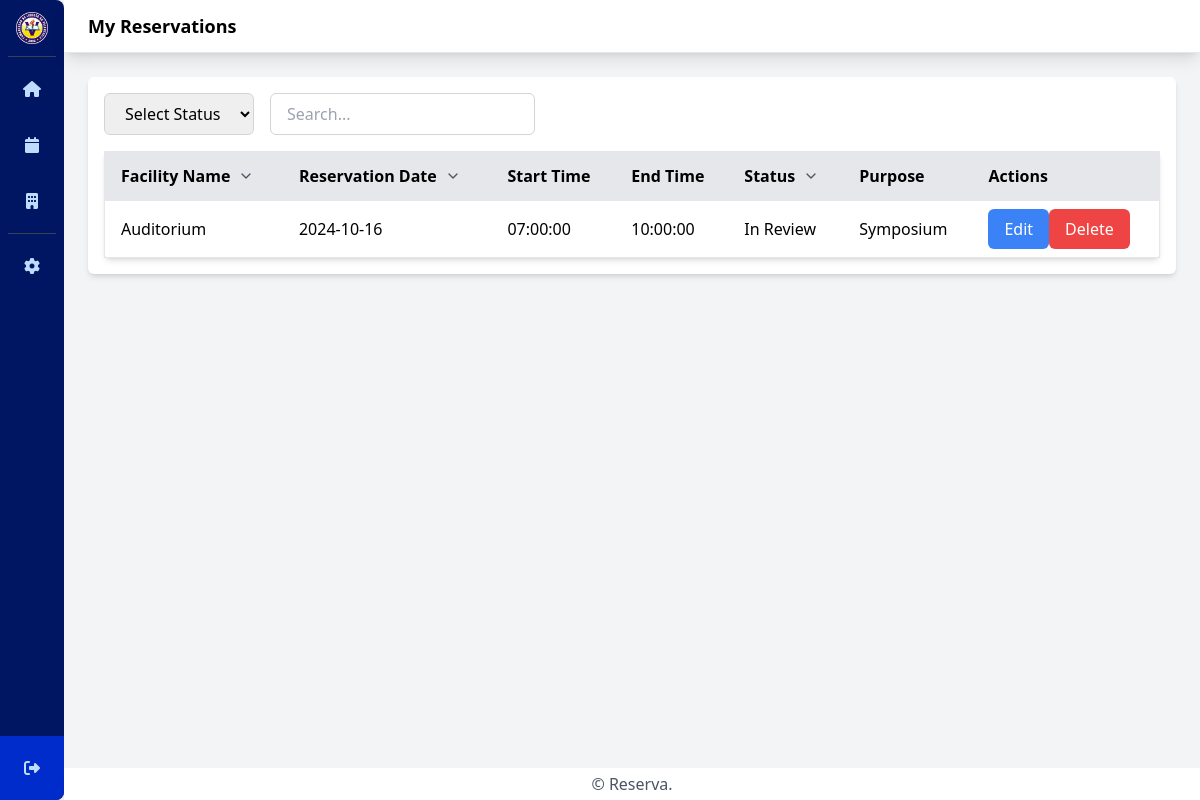
Before: /reservations-student.php (signed in) with the older database file.
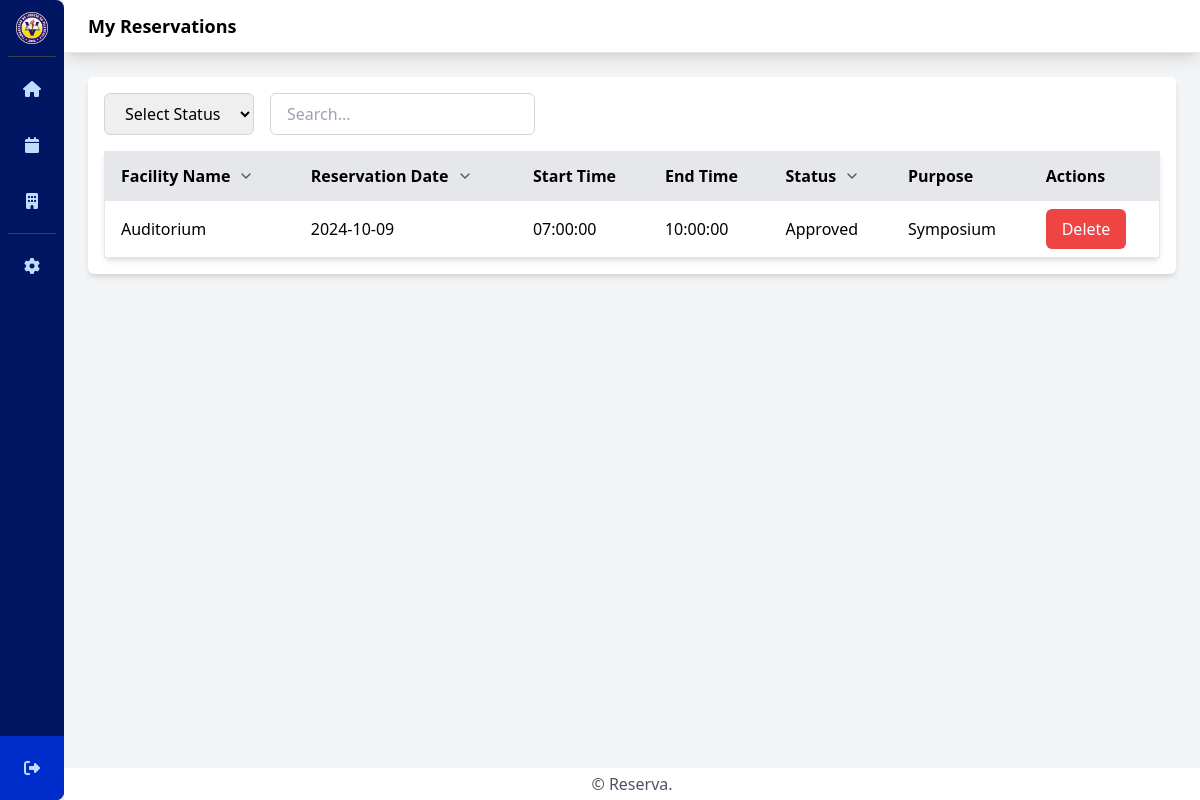
After: the same page with the newer database file.
### tables this page shows
CREATE TABLE `reservations` (
  `id` int(11) NOT NULL,
  `user_id` int(11) NOT NULL,
  `user_department` varchar(255) NOT NULL,
  `facility_id` int(11) NOT NULL,
  `facility_name` varchar(255) NOT NULL,
  `start_date` date DEFAULT NULL,
  `end_date` date DEFAULT NULL,
  `reservation_date` date NOT NULL,
  `start_time` time NOT NULL,
  `end_time` time NOT NULL,
  `additional_info` text DEFAULT NULL,
  `facultyInCharge` text NOT NULL,
  `purpose` varchar(255) DEFAULT NULL,
  `reservation_status` varchar(50) NOT NULL,
  `rejection_reason` text NOT NULL,
  `created_at` timestamp NOT NULL DEFAULT current_timestamp()
);

### reservations-student.php (the view, shortened to what the changed rows need)
<?php
include_once 'database/config.php';
$conn = new mysqli($servername, $username, $db_password, $dbname);
$user_id = $_SESSION['user_id'];
$all_reservations_sql = "SELECT * FROM reservations WHERE user_id = $user_id ORDER BY created_at DESC";
$all_reservations_result = $conn->query($all_reservations_sql);
?>
<!DOCTYPE html>
<html lang="en">
<head>
    <link rel="stylesheet" href="css/style.css">
</head>
<body>
    <div class="flex h-screen bg-gray-100">
            <?php include 'sidebar.php'; ?>
        <div class="flex flex-col flex-1">
            <header class="bg-white shadow-lg">
                <div class="flex items-center justify-between px-6 py-3 border-b">
                    <h2 class="text-lg font-semibold">My Reservations</h2>
                </div>
            </header>
            <main class="flex-1 p-6 overflow-y-auto">
                <div class="bg-white p-4 rounded-md shadow-md mb-6">
                        <table id="eventsTable" class="min-w-full bg-white rounded-md shadow-md border border-gray-200">
                            <thead>
                                <tr class="bg-gray-200 border-b">
                                    <th class="py-3 px-4 text-left cursor-pointer hover:bg-gray-100" onclick="sortTable(0)">
                                        <span class="flex items-center">Facility Name
                                            <svg class="w-4 h-4 ml-2 text-gray-600" fill="none" viewBox="0 0 24 24" stroke="currentColor">
                                                <path stroke-linecap="round" stroke-linejoin="round" stroke-width="2" d="M6 9l6 6 6-6"></path>
                                            </svg>
                                        </span>
                                    </th>
                                    <th class="py-3 px-4 text-left cursor-pointer hover:bg-gray-100" onclick="sortTable(1)">
                                        <span class="flex items-center">Reservation Date
                                            <svg class="w-4 h-4 ml-2 text-gray-600" fill="none" viewBox="0 0 24 24" stroke="currentColor">
                                                <path stroke-linecap="round" stroke-linejoin="round" stroke-width="2" d="M6 9l6 6 6-6"></path>
                                            </svg>
                                        </span>
                                    </th>
                                    <th class="py-3 px-4">
                                        <span class="flex items-center">Start Time</span>
                                    </th>
                                    <th class="py-3 px-4">
                                        <span class="flex items-center">End Time</span>
                                    </th>
                                    <th class="py-3 px-4 text-left cursor-pointer hover:bg-gray-100" onclick="sortTable(4)">
                                        <span class="flex items-center">Status
                                            <svg class="w-4 h-4 ml-2 text-gray-600" fill="none" viewBox="0 0 24 24" stroke="currentColor">
                                                <path stroke-linecap="round" stroke-linejoin="round" stroke-width="2" d="M6 9l6 6 6-6"></path>
                                            </svg>
                                        </span>
                                    </th>
                                    <th class="py-3 px-4">
                                        <span class="flex items-center">Purpose</span>
                                    </th>
                                    <th class="py-3 px-4">
                                        <span class="flex items-center">Actions</span>
                                    </th>
                                </tr>
                            </thead>
                                <tbody class="divide-y divide-gray-200" id="reservationTableBody">
                                    <?php
                                    $all_reservations_result->data_seek(0);
                                    $today = date('Y-m-d');
                                    while ($row = $all_reservations_result->fetch_assoc()) {
                                        $reservationId = $row["id"];
                                        $reservationStatus = $row["reservation_status"];
                                        $reservationDate = $row["reservation_date"];
                                        $isEditable = ($reservationDate >= $today) || ($reservationStatus === 'In Review' || $reservationStatus === 'Declined');
                                        $statusClass = ($reservationStatus === 'Declined') ? 'text-red-600 bg-red-100' : '';
                                        echo '<tr class="' . $statusClass . '">';
                                        echo '<td class="py-2 px-4">' . htmlspecialchars($row["facility_name"]) . '</td>';
                                        echo '<td class="py-2 px-4">' . htmlspecialchars($row["reservation_date"]) . '</td>';
                                        echo '<td class="py-2 px-4">' . htmlspecialchars($row["start_time"]) . '</td>';
                                        echo '<td class="py-2 px-4">' . htmlspecialchars($row["end_time"]) . '</td>';
                                        echo '<td class="py-2 px-4">' . htmlspecialchars($row["reservation_status"]) . '</td>';
                                        echo '<td class="py-2 px-4">' . htmlspecialchars($row["purpose"]) . '</td>';
                                        echo '<td class="py-2 px-4">';
                                        if ($isEditable) {
                                            echo '<button onclick="editReservation(' . $reservationId . ')" class="bg-blue-500 text-white rounded-md px-4 py-2 hover:bg-blue-600">Edit</button>';
                                        }
                                        echo '<button onclick="deleteReservation(' . $reservationId . ')" class="bg-red-500 text-white rounded-md px-4 py-2 hover:bg-red-600">Delete</button>';
                                        echo '</td>';
                                        echo '</tr>';
                                    }
                                    ?>
                                </tbody>
                        </table>
                </div>
            </main>
        </div>
    </div>
</body>
</html>

Changed rows visible on the page:
changed reservations "Auditorium": reservation_date "2024-10-16" → "2024-10-09"; reservation_status "In Review" → "Approved"; no longer shows "Edit"
